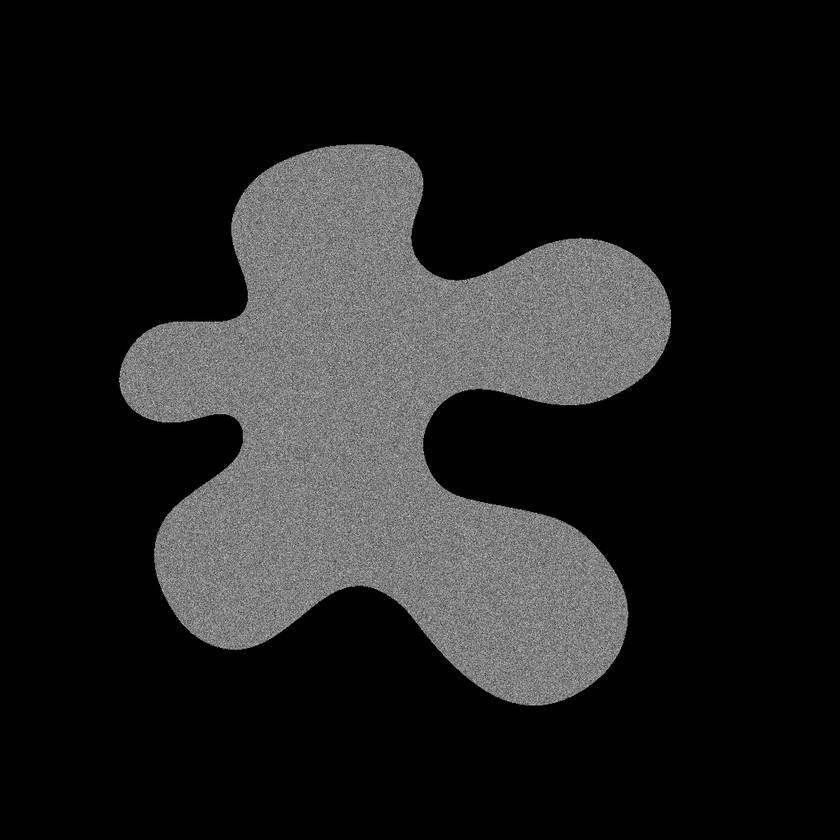
#> input picture data/noisy.tif, 840 x 840 px, shrunk from 1024 x 1024 before the run
$ python main.py
#> lines starting #> are read from the running program, lines starting #| are printed output that depends on the picture
### bdtools/imfilt.py
#%% Imports

import time
import warnings
import numpy as np
from skimage import io
from numba import njit, prange
from pathlib import Path
from skimage.draw import ellipsoid

# -----------------------------------------------------------------------------

stack_name = 'noise_3d_512(crop).tif'
mask_name = 'mask_3d_512(crop).tif'
stackfilt_name = 'filt.tif'

# -----------------------------------------------------------------------------


img = io.imread(Path('../data', stack_name))
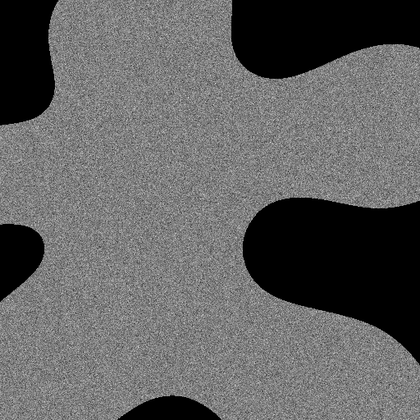
#> input picture data/noise_3d_512(crop).tif, 420 x 420 px, shrunk from 512 x 512 before the run
#> img is the input picture: shape (420, 420); min 0, max 212, mean 98.3
mask = io.imread(Path('../data', mask_name))
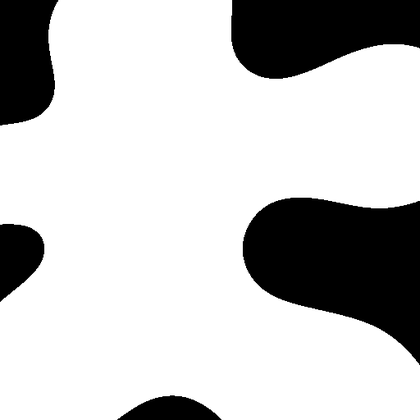
#> input picture data/mask_3d_512(crop).tif, 420 x 420 px, shrunk from 512 x 512 before the run
#> mask is the input picture: shape (420, 420); min 0, max 255, mean 195.6
# mask = None

# -----------------------------------------------------------------------------

kernel_size = (3, 5, 5)
iterations = 3
filt_method = 'mean'
pad_method = 'reflect'
pad_value = None
parallel = True

#%%

@njit(nogil=True, parallel=parallel)
def imfilt_mean(
        img,
        img_pad,
        kernel_size_z,
        kernel_size_y,
        kernel_size_x,
        strel,
        ):

    pad_z = kernel_size_z//2
    pad_y = kernel_size_y//2
    pad_x = kernel_size_x//2

    img_filt = img_pad.copy()

    for z in prange(img.shape[0]):
        for y in range(img.shape[1]):
            for x in range(img.shape[2]):

                if ~np.isnan(img[z,y,x]):

                    img_filt[z+pad_z,y+pad_y,x+pad_x] = np.nanmean(
                        img_pad[
                            z:z+kernel_size_z,
                            y:y+kernel_size_y,
                            x:x+kernel_size_x,
                            ] * strel
                        )

    return img_filt

#%%

start = time.time()
print('Get time')

# Extract kernel_size variables
if isinstance(kernel_size, int):
    if img.ndim == 2:
        kernel_size_z = 1
        kernel_size_y = kernel_size
        kernel_size_x = kernel_size
    elif img.ndim == 3:
        kernel_size_z = kernel_size
        kernel_size_y = kernel_size
        kernel_size_x = kernel_size
elif len(kernel_size) == 2:
    kernel_size_z = 1
    kernel_size_y = kernel_size[0]
    kernel_size_x = kernel_size[1]
elif len(kernel_size) == 3:
    kernel_size_z = kernel_size[0]
    kernel_size_y = kernel_size[1]
    kernel_size_x = kernel_size[2]

# Round kernel_size variables to next odd integer
if kernel_size_z % 2 == 0:
    print(f'z kernel size adjusted from {kernel_size_z} to {kernel_size_z + 1}')
    kernel_size_z += 1
if kernel_size_y % 2 == 0:
    print(f'y kernel size adjusted from {kernel_size_y} to {kernel_size_y + 1}')
    kernel_size_y += 1
if kernel_size_x % 2 == 0:
    print(f'x kernel size adjusted from {kernel_size_x} to {kernel_size_x + 1}')
    kernel_size_x += 1
if kernel_size_z == 1: parallel = False # deactivate parallel

# Convert img to float
img = img.astype(float)

# Add z dimension (if ndim == 2)
if img.ndim == 2:
    img = np.expand_dims(img, 0)

# Mask operations
if mask is not None:

    # Add z dimension (if ndim == 2)
    if mask.ndim == 2:
        mask = np.expand_dims(mask, 0)

    # Match mask and img shape
    if mask.shape[0] == img.shape[0]:
        pass
    elif mask.shape[0] == 1 and mask.shape[0] < img.shape[0]:
        mask = np.repeat(mask, img.shape[0], axis=0)
    else:
        raise Exception('mask shape is not compatible with img shape')

    # Set "out of mask" img pixels as NaNs
    img[~mask.astype(bool)] = np.nan

# Pad img
pad_z = kernel_size_z//2
pad_y = kernel_size_y//2
pad_x = kernel_size_x//2
pad_all = ((pad_z, pad_z), (pad_y, pad_y), (pad_x, pad_x))

if pad_method == 'constant':
    img_pad = np.pad(img,
        pad_width=pad_all,
        mode=pad_method,
        constant_values=pad_value,
        )
else:
    img_pad = np.pad(img,
        pad_width=pad_all,
        mode=pad_method,
        )

# Define structuring element
if kernel_size_z == 1:
    strel = ellipsoid(1, pad_y, pad_x, spacing=(2, 1, 1))
else:
    strel = ellipsoid(pad_z, pad_y, pad_x, spacing=(1, 1, 1))
strel = strel[1:-1,1:-1,1:-1].astype('float').squeeze()
strel[strel == 0] = np.nan

for _ in range(iterations):

    img_filt = imfilt_mean(
        img, img_pad,
        kernel_size_z,
        kernel_size_y,
        kernel_size_x,
        strel,
        )

    img_pad = img_filt.copy()

# Unpad img_filt
if kernel_size_z == 1:
    img_filt = img_filt[:,pad_y:-pad_y,pad_x:-pad_x].squeeze()
else:
    img_filt = img_filt[pad_z:-pad_z,pad_y:-pad_y,pad_x:-pad_x].squeeze()
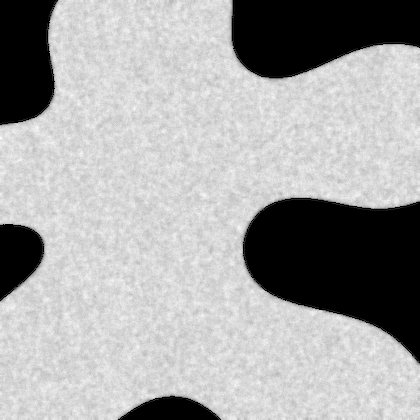
#> img_filt: shape (420, 420) float64; 22.37% of the values are NaN or infinite; the others: min 6.63, max 149.5, mean 126.7; drawn with min black, max white, NaN and infinite black

io.imsave(
    Path('../data', stack_name.replace('.tif', '_filt.tif')),
    img_filt.astype('float32'),
    check_contrast=False,
    )

end = time.time()
print(f'  {(end-start):5.3f} s')

### test_cython/main.py
#%%

import time
import numpy as np
from skimage import io
from pathlib import Path

# -----------------------------------------------------------------------------

stack_name = 'noisy.tif'

# -----------------------------------------------------------------------------

img = io.imread(Path('../data', stack_name)).astype(float)
kernel_size = 5

# [27 lines of commented-out code are left out]

#> (the run stopped early here; a loop or call above may not have finished)
